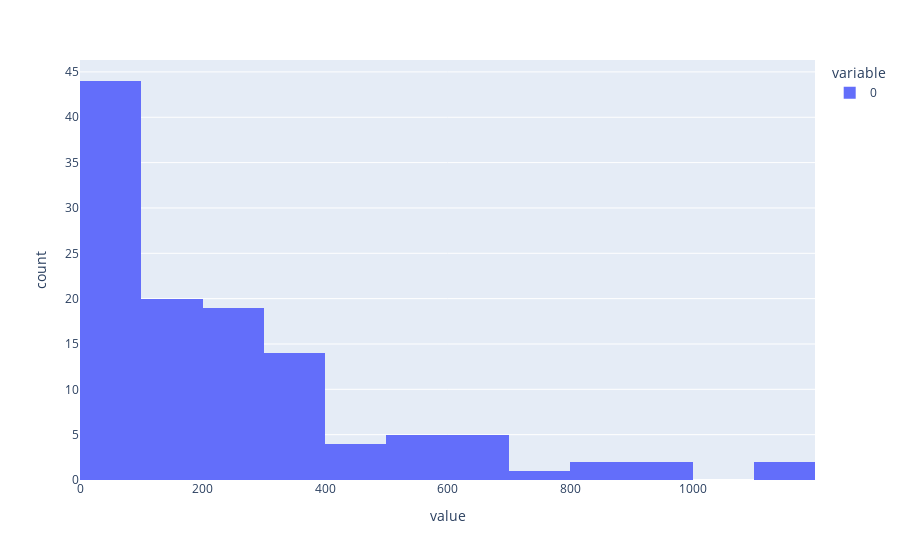

Here is the notebook cell this chart was saved with:
### Code cell
print("Number of regions", len(distance_between_cut_points))
px.histogram(distance_between_cut_points, log_y=False)

### Figure 1 — Plotly figure (JSON) as saved in the notebook; plotly's stock layout.template omitted (floating-point values rounded to 4 significant figures)
{"data": [{"alignmentgroup": "True", "bingroup": "x", "hovertemplate": "variable=0<br>value=%{x}<br>count=%{y}<extra></extra>", "legendgroup": "0", "marker": {"color": "#636efa", "pattern": {"shape": ""}}, "name": "0", "offsetgroup": "0", "orientation": "v", "showlegend": true, "type": "histogram", "x": [602, 192, 147, 233, 34, 41, 51, 1120, 350, 357, 389, 20, 130, 306, 225, 251, 717, 811, 23, 381, 59, 127, 82, 481, 467, 350, 215, 625, 50, 130, 90, 367, 47, 205, 695, 336, 74, 162, 24, 99, 365, 194, 160, 38, 128, 22, 94, 583, 1147, 62, 66, 482, 620, 40, 59, 545, 101, 390, 299, 924, 538, 267, 151, 60, 391, 81, 225, 29, 322, 70, 89, 145, 210, 38, 816, 688, 38, 55, 425, 236, 54, 574, 80, 210, 136, 146, 36, 48, 34, 276, 182, 114, 58, 28, 530, 122, 79, 37, 282, 294, 956, 201, 264, 181, 73, 289, 82, 390, 293, 53, 200, 39, 35, 192, 116, 32, 53, 329], "xaxis": "x", "yaxis": "y"}], "layout": {"barmode": "relative", "legend": {"title": {"text": "variable"}, "tracegroupgap": 0}, "margin": {"t": 60}, "xaxis": {"anchor": "y", "domain": [0, 1], "title": {"text": "value"}}, "yaxis": {"anchor": "x", "domain": [0, 1], "title": {"text": "count"}}}}
